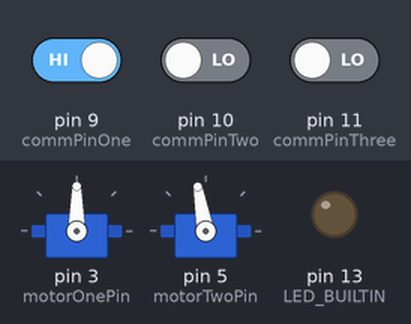
This sketch was run on a simulated Arduino Uno, built with avr-gcc and run on an emulated ATmega328P. On the bench: 2 × servo, output pins drawn as LEDs (lit = HIGH). Inputs (shaded band) come from the test bench; at power-on: pin 10 (commPinTwo) LOW, pin 11 (commPinThree) LOW, pin 9 (commPinOne) HIGH.

Above: at 1.2 s.
1.3 s: pin 10 (commPinTwo) driven HIGH and pin 11 (commPinThree) driven HIGH
At 1.7 s:
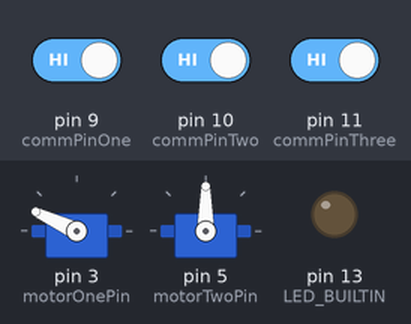
4.3 s: pin 9 (commPinOne) driven LOW
At 4.4 s:
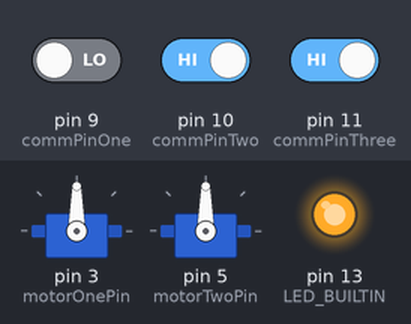
5.8 s: pin 9 (commPinOne) driven HIGH
At 6.7 s:
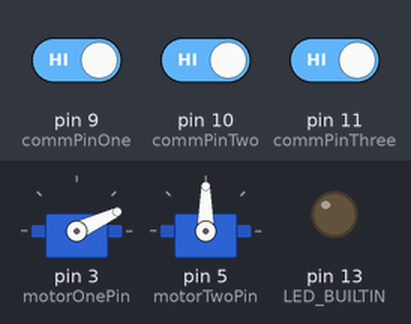
8.8 s: pin 10 (commPinTwo) driven LOW
At 9.7 s:
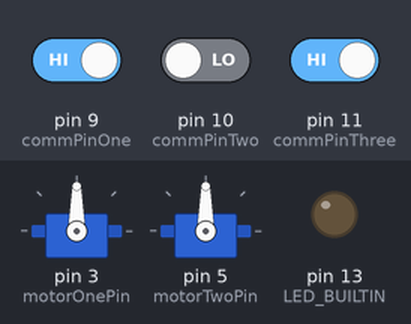
Timing chart, 0 to 11.3 s (numbered marks = the images above; inputs shaded):
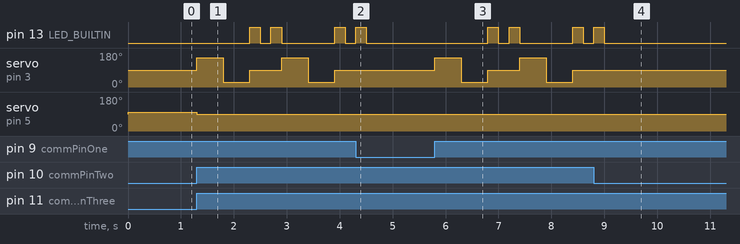

Measured:
- after the input at 1.3 s, pin 13 (LED_BUILTIN): goes HIGH 0.20 s, LOW 0.20 s, HIGH 0.20 s, LOW 1.0 s, HIGH 0.20 s, then LOW, starting after 1.0 s; servo on pin 3 (motorOnePin): 90° → 155° at once, → 25° 0.50 s later, → 90° 0.50 s later, → 155° 0.60 s later, … (6 changes in this stretch); servo on pin 5 (motorTwoPin): 100° → 90° at once
- after the input at 4.3 s, servo on pin 3 (motorOnePin): stays 90° (without the input it goes to 155° after 0.20 s)
- after the input at 5.8 s, pin 13 (LED_BUILTIN): goes HIGH 0.20 s, LOW 0.20 s, HIGH 0.20 s, LOW 1.0 s, HIGH 0.20 s, then LOW, starting after 1.0 s; servo on pin 3 (motorOnePin): 90° → 155° at once, → 25° 0.50 s later, → 90° 0.50 s later, → 155° 0.60 s later, … (6 changes in this stretch)
- after the input at 8.8 s, pin 13 (LED_BUILTIN): goes on until 9.0 s, then stays LOW; servo on pin 3 (motorOnePin): stops changing and stays 90°

The sketch:

GPIO_Arduino.ino
```cpp
#include <Servo.h>

Servo TURN;
Servo DRIVE;

//Assigns pin to servo
int motorOnePin = 3;
int motorTwoPin = 5;

int commPinOne = 9;
int commPinTwo = 10;
int commPinThree = 11;

void setup() {
  // put your setup code here, to run once:

  //Sets up connection to servo
  TURN.attach(motorOnePin);
  DRIVE.attach(motorTwoPin);

  //Assigns input/output to pins
  pinMode(commPinOne, INPUT);
  pinMode(commPinTwo, INPUT);
  pinMode(commPinThree, INPUT);

  pinMode(LED_BUILTIN, OUTPUT);

  delay(1);
  DRIVE.write(90);
  TURN.write(90);

}

void loop() {
  // put your main code here, to run repeatedly:

  delay(1);
  bool bitOne = digitalRead(commPinOne);
  bool bitTwo = digitalRead(commPinTwo);
  bool bitThree = digitalRead(commPinThree);

  //Straight
  if( !bitOne & !bitTwo & !bitThree ){
     TURN.write(90);
  }

  //Left
  else if( !bitOne & !bitTwo & bitThree ){
     TURN.write(155);
  }

  //Right
  // NOTE: turning too far right will cause the tierod
  // to rub against the bumper and burn out the motor
  else if( !bitOne & bitTwo & !bitThree ){
     TURN.write(25);
  }

  //Stop & straight
  else if( !bitOne & bitTwo & bitThree ){
     DRIVE.write(90);
     TURN.write(90);
  }

  //Go
  else if( bitOne & !bitTwo & !bitThree ){
     DRIVE.write(100);
  }

  //TEST INPUT PINS - turn left, right, then straight
  else if( bitOne & bitTwo & bitThree ){
    DRIVE.write(90);

    //brief left, right, then straight
    TURN.write(155);
    delay(500);
    TURN.write(25);
    delay(500);
    TURN.write(90);

    // this is just to give visual output after pin testing
    digitalWrite(LED_BUILTIN, HIGH);
    delay(200);
    digitalWrite(LED_BUILTIN, LOW);
    delay(200);
    digitalWrite(LED_BUILTIN, HIGH);
    delay(200);
    digitalWrite(LED_BUILTIN, LOW);
  }

}
```
